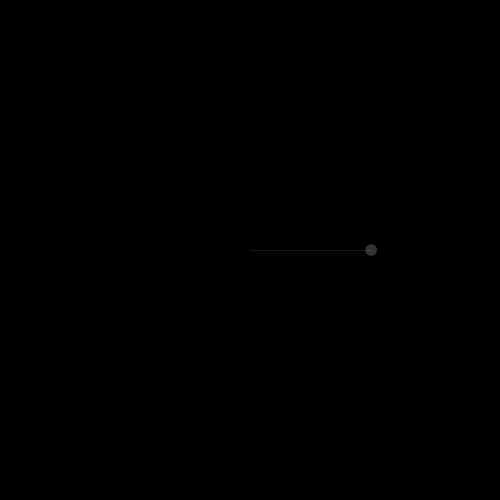
Frame 1 (no input)
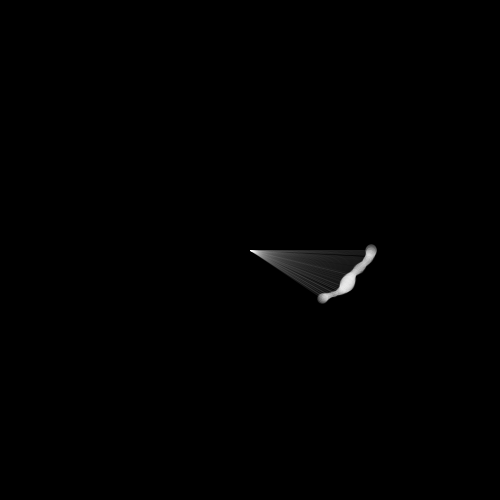
Frame 60 (the mouse pressed at the canvas centre just before this capture)
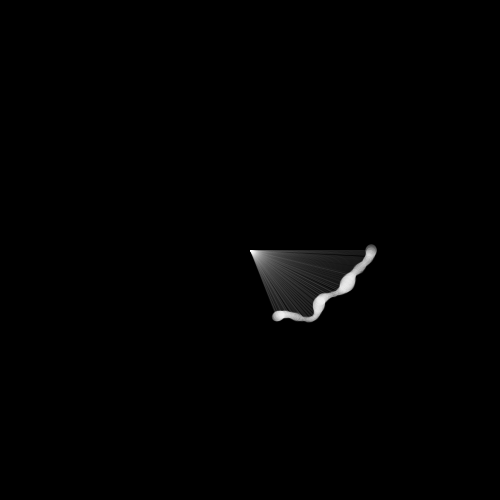
Frame 120 (the mouse held since frame 60 and released just before this capture)

The Processing sketch that drew these frames (run headless with seeded random() and noise(); from frame 60 on, the mouse is pressed at the canvas centre):

// Processing sketch: processing_2513
// ── processing_2513.pde

/*

Random and Perlin Noise
May 2009

*/
float rot = 0;//rot is rotation
float rad = 200;//rad is radius
float speed = 0.01;//the speed of the lines moving
float circleSize = 9;//size of the ellipse at the end of the line

float seed = 0;
float seed2 = 0;


void setup() {
  size(500,500);
  background(0);
  smooth();
  
 
  
};

void draw()  {
  
 
  rad = noise(seed) * 200;
  seed = seed + 0.006;
  
  circleSize = noise(seed2) * 18;
  seed2 = seed2 + 0.06;
  
  translate(250,250);//have to have translate in the draw when we want it to go over and over again
  rotate(rot);
  stroke(255,255,255,25);
  line(0,0,rad,0);
  fill(255,255,255,50);
  ellipse(rad,0,circleSize,circleSize);
  
  rot = rot + speed;
};

void keyPressed() {
  save("circle" + key + ".png");//press any key and it will save it in your folder
  
};
